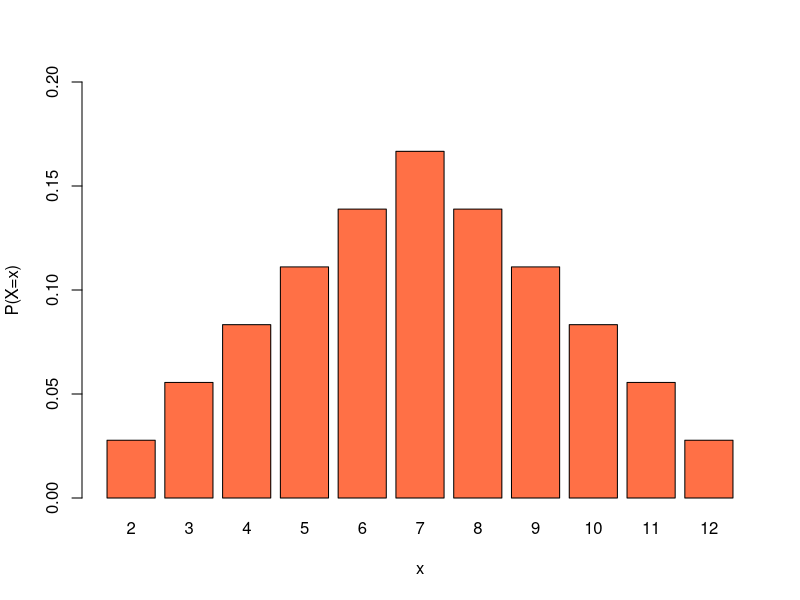

This figure's R source:
# Two dice distribution

values <- 2:12
density <- c(1:6,5:1)/36

barplot(density, names.arg=values, ylim=c(0.0,0.2),
        col=c("#FF7046"), xlab="x", ylab="P(X=x)")
